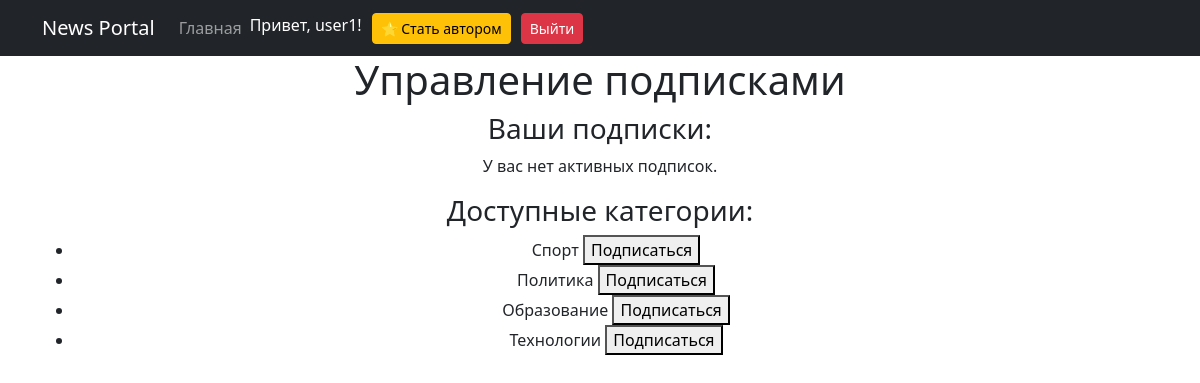
The page /news/subscriptions/ (signed in) on the database as committed earlier.
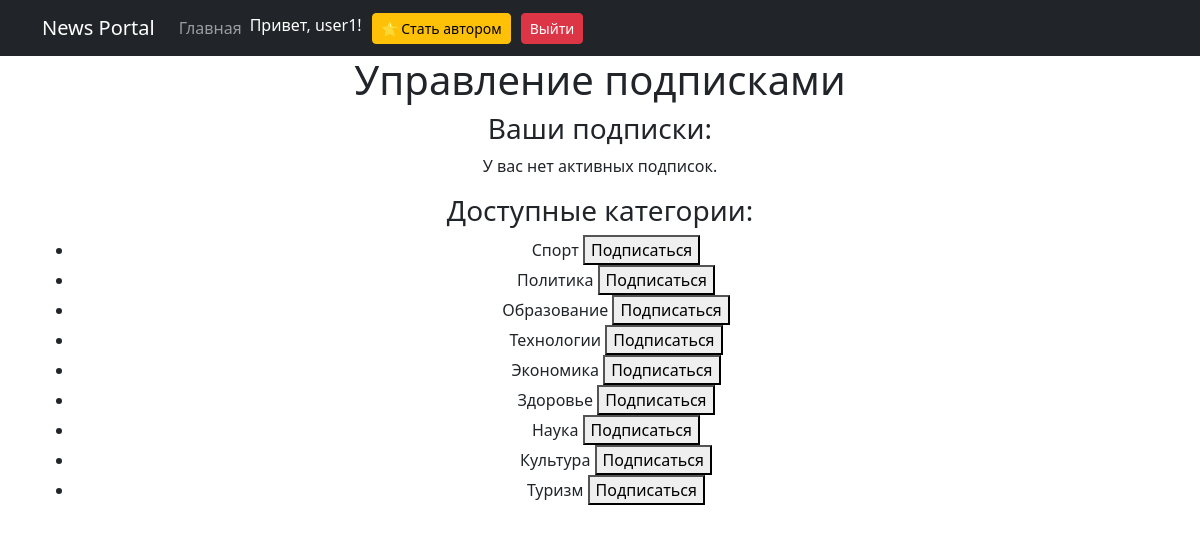
The same page on the database as committed later.
### news/models.py (models this page shows, shortened)
class Category(models.Model):
    name = models.CharField(max_length=100, unique=True)

### news/views.py (the view)
# urls.py: path('subscriptions/', SubscriptionView.as_view(), name='subscriptions'),
class SubscriptionView(LoginRequiredMixin, ListView):
    model = Subscription
    template_name = 'subscriptions.html'
    context_object_name = 'subscriptions'
    def get_queryset(self):
        return Subscription.objects.filter(user=self.request.user)
    def get_context_data(self, **kwargs):
        context = super().get_context_data(**kwargs)
        context['categories'] = Category.objects.all()
        return context

### templates/subscriptions.html (shortened to what this page needs)
{% extends 'flatpages/default.html' %}
{% block content %}
<h1>Управление подписками</h1>
<h3>Ваши подписки:</h3>
{% if subscriptions %}
    <ul>
    {% for sub in subscriptions %}
        <li>
            {{ sub.category.name }}
            <form method="post" action="{% url 'unsubscribe' sub.category.id %}" style="display: inline;">
                {% csrf_token %}
                <button type="submit">Отписаться</button>
            </form>
        </li>
    {% endfor %}
    </ul>
{% else %}
    <p>У вас нет активных подписок.</p>
{% endif %}
<h3>Доступные категории:</h3>
<ul>
    {% for category in categories %}
        <li>
            {{ category.name }}
            <form method="post" action="{% url 'subscribe' category.id %}" style="display: inline;">
                <button type="submit">Подписаться</button>
            </form>
        </li>
    {% endfor %}
</ul>
{% endblock %}

Rows that differ between the two databases and show on the page:
added Category: name "Экономика"
added Category: name "Здоровье"
added Category: name "Наука"
added Category: name "Культура"
added Category: name "Туризм"
